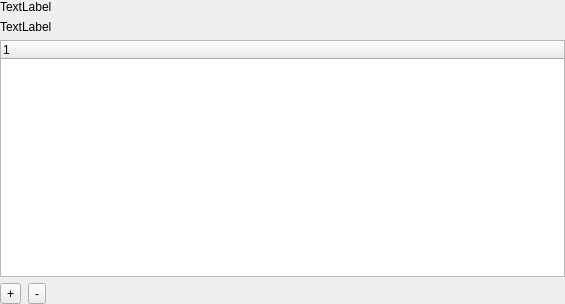
<?xml version="1.0" encoding="UTF-8"?>
<ui version="4.0">
 <class>ItemTableWidget</class>
 <widget class="QWidget" name="ItemTableWidget">
  <property name="geometry">
   <rect>
    <x>0</x>
    <y>0</y>
    <width>565</width>
    <height>304</height>
   </rect>
  </property>
  <property name="windowTitle">
   <string>Form</string>
  </property>
  <layout class="QVBoxLayout" name="verticalLayout">
   <property name="spacing">
    <number>-1</number>
   </property>
   <property name="leftMargin">
    <number>0</number>
   </property>
   <property name="topMargin">
    <number>0</number>
   </property>
   <property name="rightMargin">
    <number>0</number>
   </property>
   <property name="bottomMargin">
    <number>0</number>
   </property>
   <item>
    <widget class="QLabel" name="title">
     <property name="text">
      <string>TextLabel</string>
     </property>
    </widget>
   </item>
   <item>
    <widget class="QLabel" name="lTip">
     <property name="text">
      <string>TextLabel</string>
     </property>
     <property name="wordWrap">
      <bool>true</bool>
     </property>
    </widget>
   </item>
   <item>
    <widget class="StyledTreeWidget" name="treeWidget">
     <property name="rootIsDecorated">
      <bool>false</bool>
     </property>
     <attribute name="headerDefaultSectionSize">
      <number>210</number>
     </attribute>
     <attribute name="headerMinimumSectionSize">
      <number>210</number>
     </attribute>
     <column>
      <property name="text">
       <string notr="true">1</string>
      </property>
     </column>
    </widget>
   </item>
   <item>
    <widget class="QWidget" name="widget" native="true">
     <layout class="QVBoxLayout" name="verticalLayout_2">
      <property name="spacing">
       <number>7</number>
      </property>
      <property name="leftMargin">
       <number>0</number>
      </property>
      <property name="topMargin">
       <number>0</number>
      </property>
      <property name="rightMargin">
       <number>0</number>
      </property>
      <property name="bottomMargin">
       <number>0</number>
      </property>
      <item>
       <layout class="QHBoxLayout" name="horizontalLayout">
        <property name="topMargin">
         <number>0</number>
        </property>
        <item>
         <widget class="QToolButton" name="addButton">
          <property name="sizePolicy">
           <sizepolicy hsizetype="Fixed" vsizetype="Fixed">
            <horstretch>1</horstretch>
            <verstretch>0</verstretch>
           </sizepolicy>
          </property>
          <property name="text">
           <string>+</string>
          </property>
         </widget>
        </item>
        <item>
         <widget class="QToolButton" name="removeButton">
          <property name="sizePolicy">
           <sizepolicy hsizetype="Fixed" vsizetype="Fixed">
            <horstretch>1</horstretch>
            <verstretch>0</verstretch>
           </sizepolicy>
          </property>
          <property name="text">
           <string>-</string>
          </property>
         </widget>
        </item>
        <item>
         <spacer name="horizontalSpacer">
          <property name="orientation">
           <enum>Qt::Horizontal</enum>
          </property>
          <property name="sizeHint" stdset="0">
           <size>
            <width>552</width>
            <height>20</height>
           </size>
          </property>
         </spacer>
        </item>
       </layout>
      </item>
     </layout>
    </widget>
   </item>
  </layout>
 </widget>
 <customwidgets>
  <customwidget>
   <class>StyledTreeWidget</class>
   <extends>QTreeWidget</extends>
   <header>FileWaveGuiLib/styledviews/styledtreeview.h</header>
  </customwidget>
 </customwidgets>
 <resources/>
 <connections/>
</ui>
